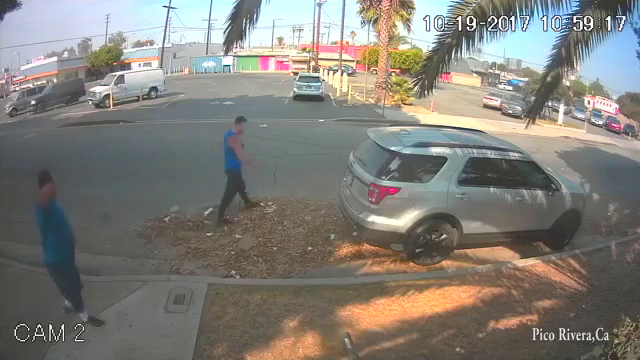
#> input picture frame 6 of nofi006.mp4, 640 x 360 px
$ python main.py
#> lines starting #> are read from the running program, lines starting #| are printed output that depends on the picture; after the words box and inside, x2 and y2 are one past the last pixel; in counts of white or black regions, pixels touching at a corner belong together
### umbralizado.py
import numpy as np
def threshold(imagen, umbral):
    """ Umbraliza una imagen en escala de grises de manera manual. """
    # Inicializar una imagen binaria con ceros (imagen en negro)
    imagen_umbralizada = np.zeros_like(imagen, dtype=np.uint8)

    # Asignar 255 a los píxeles donde el valor es mayor que el umbral
    imagen_umbralizada[imagen > umbral] = 255

    return imagen_umbralizada

### main.py
import cv2
import numpy as np
import umbralizado as umbral

# 1. Guardar imagen de referencia
video = cv2.VideoCapture('nofi006.mp4')
ret, imagen_referencia = video.read()
#> imagen_referencia is the input picture: shape (360, 640, 3); mean B, G, R 120.4, 126.8, 129.4

# Convertir a escala de grises para simplificar el procesamiento
imagen_referencia_gris = cv2.cvtColor(imagen_referencia, cv2.COLOR_BGR2GRAY)
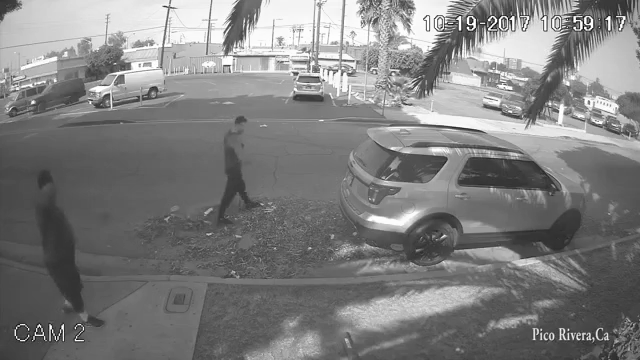
#> imagen_referencia_gris: shape (360, 640); min 0, max 255, mean 126.8

# Inicializar imagen acumulativa para el fondo
fondo_acumulado = np.float32(imagen_referencia)
objetos_acumulados = np.zeros_like(imagen_referencia, dtype=np.float32)

# 2. Capturar imagen actual y realizar el resto de los pasos en un bucle
while True:
    ret, frame_actual = video.read()
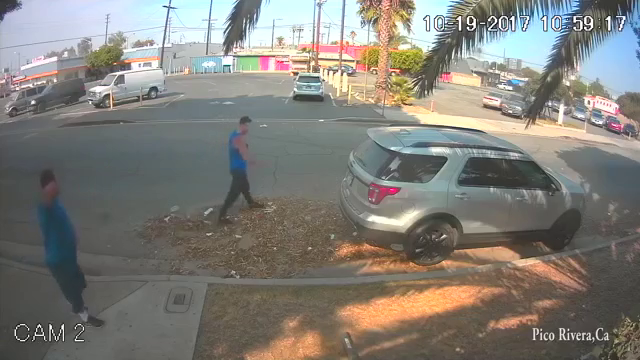
#> input picture frame 7 of nofi006.mp4, 640 x 360 px
#> frame_actual is the input picture: shape (360, 640, 3); mean B, G, R 120.4, 126.8, 129.3
    if not ret:
        break

    # Convertir frame actual a escala de grises
    frame_actual_gris = cv2.cvtColor(frame_actual, cv2.COLOR_BGR2GRAY)

    # 3. Realizar la sustracción de imágenes
    diferencia = cv2.absdiff(imagen_referencia_gris, frame_actual_gris)
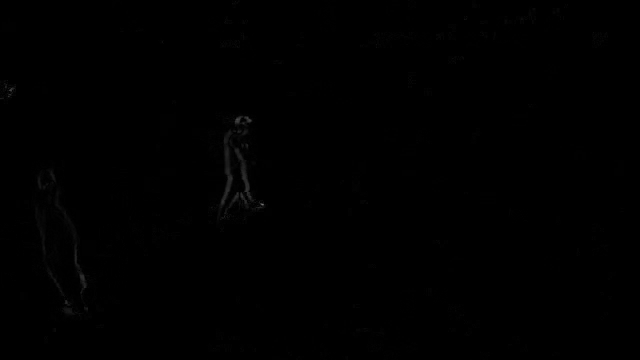
#> diferencia: shape (360, 640); min 0, max 115, mean 0.4

    # 4. Umbralizar
    umbralizado = umbral.threshold(diferencia, 5)
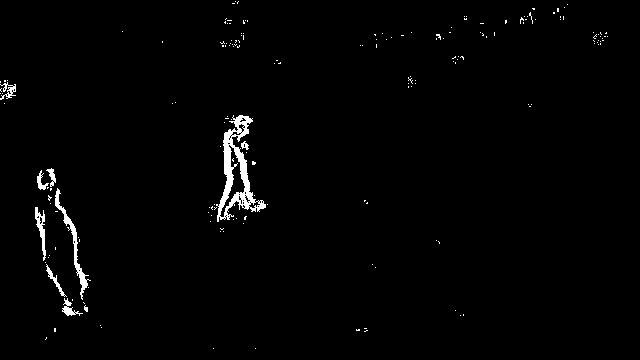
#> umbralizado: shape (360, 640); 1.5% white; 180 white regions (171 under 20 px), largest, box (x1, y1, x2, y2) and area: (216, 115, 266, 222) 1618, (55, 188, 91, 300) 512, (35, 207, 46, 261) 235

    # 5. Filtrar ruido
    kernel = np.ones((8,8), np.uint8)
    filtrado = cv2.morphologyEx(umbralizado, cv2.MORPH_OPEN, kernel)
#> filtrado: shape (360, 640); every value is 0

    # 6. Extraer objetos y fondo
    objetos = cv2.bitwise_and(frame_actual, frame_actual, mask=filtrado)
#> objetos: shape (360, 640, 3); every value is 0
    fondo = cv2.bitwise_and(frame_actual, frame_actual, mask=cv2.bitwise_not(filtrado))

    # Mostrar el resultado
    cv2.imshow('Diferencia', filtrado)
    cv2.imshow('Objetos en Movimiento', objetos)
    cv2.imshow('Fondo Estático', fondo)

    # Actualizar las imágenes acumulativas
    cv2.accumulateWeighted(frame_actual, fondo_acumulado, 0.01, mask=cv2.bitwise_not(filtrado))
    cv2.accumulateWeighted(frame_actual, objetos_acumulados, 0.01, mask=filtrado)


    if cv2.waitKey(1) & 0xFF == ord('q'):
#> (key q is pressed here)
        break

# Liberar recursos de video
video.release()

# Convertir las imágenes acumulativas a uint8 para visualización
fondo_resultante = cv2.convertScaleAbs(fondo_acumulado)
objetos_resultantes = cv2.convertScaleAbs(objetos_acumulados)
#> objetos_acumulados: shape (360, 640, 3) float32; every value is 0

# Mostrar o guardar las imágenes resultantes
cv2.imshow('Fondo resultante', fondo_resultante)
cv2.imshow('Objetos resultantes', objetos_resultantes)
cv2.waitKey(0)

# Cerrar todas las ventanas abiertas por OpenCV
cv2.destroyAllWindows()

$ run again, starting later in the video
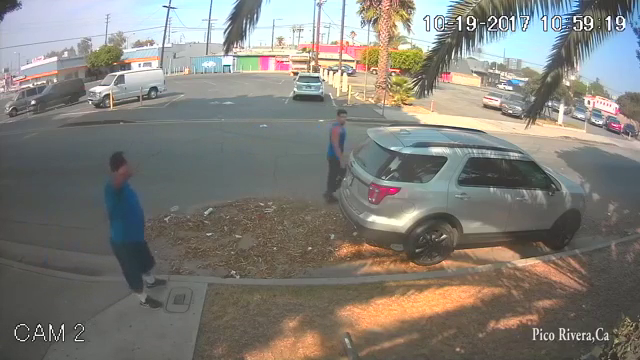
#> input picture frame 50 of nofi006.mp4, 640 x 360 px
#> imagen_referencia is the input picture: shape (360, 640, 3); mean B, G, R 120.2, 126.7, 129.2
#> `imagen_referencia_gris = cv2.cvtColor(imagen_referencia, cv2.COLOR_BGR..`:
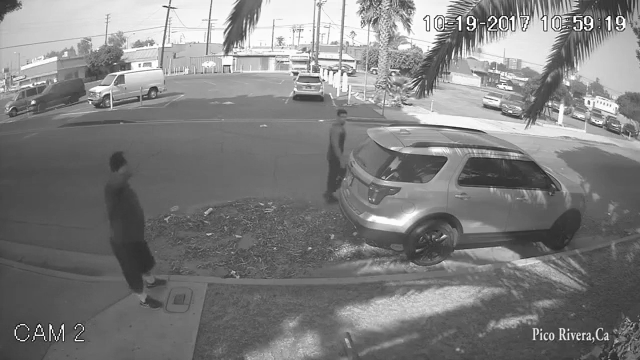
#> imagen_referencia_gris: shape (360, 640); min 0, max 255, mean 126.7
#> `umbralizado = umbral.threshold(diferencia, 5)`:
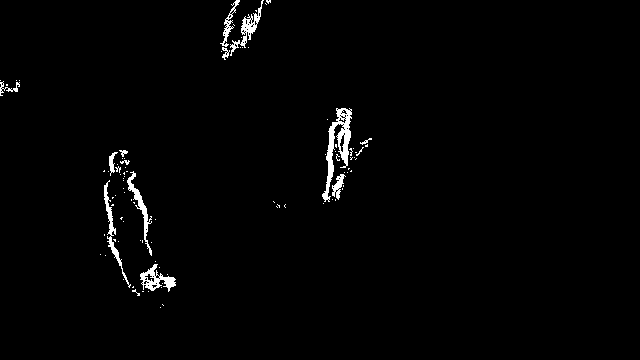
#> umbralizado: shape (360, 640); 1.5% white; 95 white regions (82 under 20 px), largest, box (x1, y1, x2, y2) and area: (322, 108, 352, 202) 932, (140, 264, 176, 292) 417, (104, 180, 131, 288) 398
#> filtrado: shape (360, 640); 0.03% white; 1 white region, box (x1, y1, x2, y2) and area: (167, 278, 175, 288) 80
